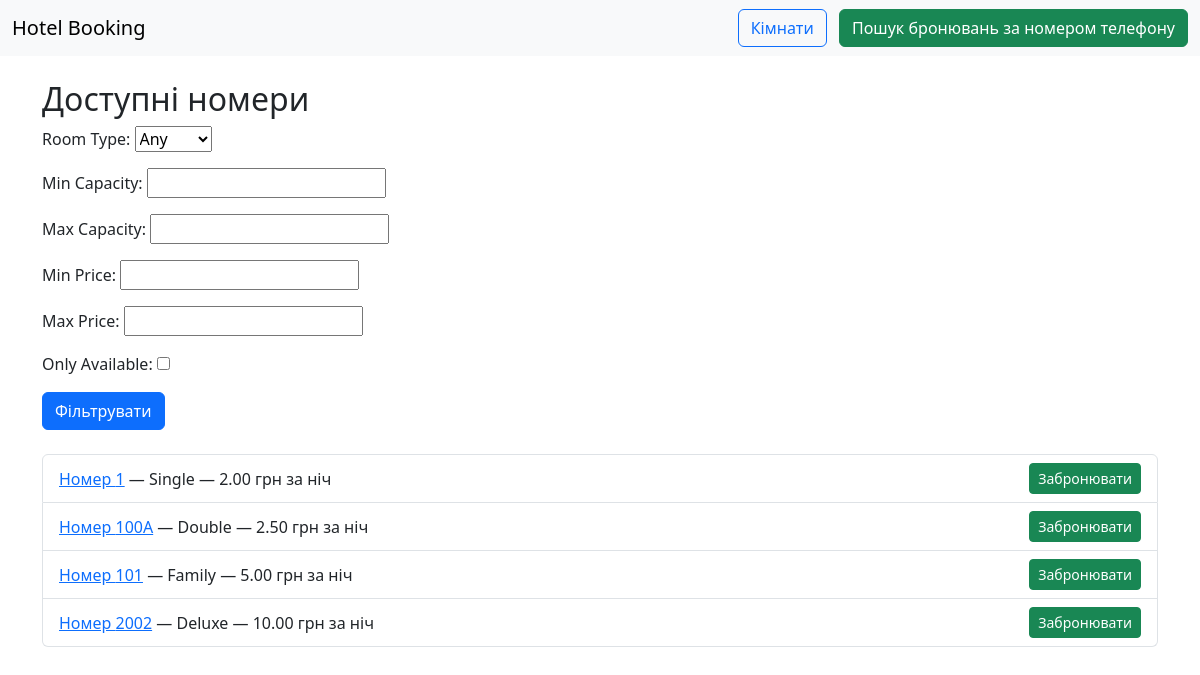
/rooms/, run on the app's committed database.
### hotel/models.py (models this page shows, shortened)
class Room(models.Model):
    class RoomType(models.TextChoices):
        SINGLE = 'single', 'Single'
        DOUBLE = 'double', 'Double'
        SUITE = 'suite', 'Suite'
        FAMILY = 'family', 'Family'
        DELUXE = 'deluxe', 'Deluxe'
    room_number = models.CharField(max_length=10, unique=True)
    room_type = models.CharField(
        max_length=10,
        choices=RoomType.choices,
        default=RoomType.SINGLE,
    )
    capacity = models.PositiveSmallIntegerField()
    price_per_night = models.DecimalField(max_digits=10, decimal_places=2)
    description = models.TextField(blank=True, null=True)
    class Meta:
        ordering = ['room_number']

### hotel/views/room.py (the view)
# urls.py: path('rooms/', RoomListView.as_view(), name='room_list'),
class RoomListView(ListView):
    model = Room
    template_name = 'rooms/room_list.html'
    context_object_name = 'rooms'
    paginate_by = 10
    def get_queryset(self):
        qs = super().get_queryset()
        data = self.request.GET.copy()
        self.filterset = RoomFilter(data, queryset=qs)
        if self.request.GET.get('available') == 'true':
            return [room for room in self.filterset.qs if room.is_available]
        return self.filterset.qs
    def get_context_data(self, **kwargs):
        context = super().get_context_data(**kwargs)
        context['filter_form'] = RoomFilterForm(self.request.GET)
        context['filterset'] = self.filterset
        return context

### hotel/forms.py
class RoomFilterForm(forms.Form):
    ROOM_TYPE_CHOICES = [('', 'Any')] + list(Room.RoomType.choices)
    room_type = forms.ChoiceField(choices=ROOM_TYPE_CHOICES, required=False, label="Room Type")
    min_capacity = forms.IntegerField(required=False, min_value=1, label="Min Capacity")
    max_capacity = forms.IntegerField(required=False, min_value=1, label="Max Capacity")
    min_price = forms.DecimalField(required=False, min_value=0, decimal_places=2, label="Min Price")
    max_price = forms.DecimalField(required=False, min_value=0, decimal_places=2, label="Max Price")
    only_available = forms.BooleanField(
        required=False,
        initial=False,
        label="Only Available",
        widget=forms.CheckboxInput(attrs={'value': 'true'})
    )

### hotel/templates/rooms/room_list.html (shortened to what this page needs)
{% extends 'base.html' %}
{% block content %}
<h2>Доступні номери</h2>
<form method="get" class="mb-4">
    {{ filter_form.as_p }}
    <button type="submit" class="btn btn-primary">Фільтрувати</button>
</form>
<ul class="list-group">
    {% for room in rooms %}
        <li class="list-group-item d-flex justify-content-between align-items-center">
            <div>
                <a href="{% url 'room_detail' room.pk %}">Номер {{ room.room_number }}</a> —
                {{ room.get_room_type_display }} —
                {{ room.price_per_night }} грн за ніч
            </div>
            <a href="{% url 'book_room' room.pk %}" class="btn btn-sm btn-success">Забронювати</a>
        </li>
    {% empty %}
        <li class="list-group-item">Немає доступних номерів.</li>
    {% endfor %}
</ul>
{% endblock %}

### data on the page
Room: room_number "1", room_type "Single", price_per_night "2.00"
Room: room_number "100A", room_type "Double", price_per_night "2.50"
Room: room_number "101", room_type "Family", price_per_night "5.00"
Room: room_number "2002", room_type "Deluxe", price_per_night "10.00"
